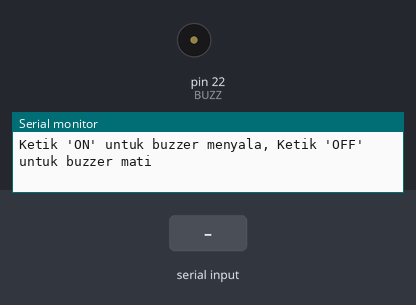
Simulated run of this sketch. Board: Arduino Mega 2560, built with avr-gcc and run on an emulated ATmega2560. On the bench: buzzer (waves = sounding, pin HIGH), the last lines printed to the serial monitor. The inputs (shaded band) are chosen by the test bench.

Above: at 1.2 s.
1.3 s: "ON\n" received over Serial
At 2.5 s:
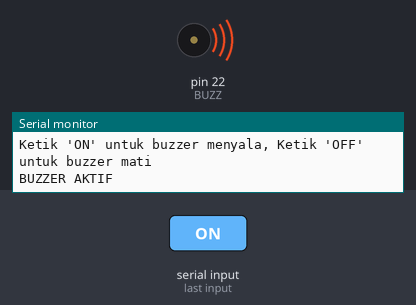
2.8 s: "OFF\n" received over Serial
At 3.9 s:
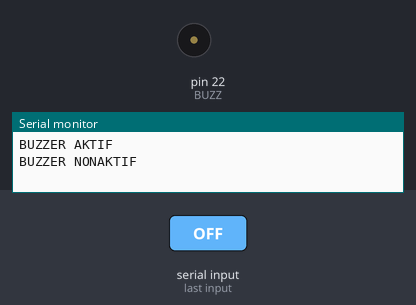
Timing chart, 0 to 5.8 s (numbered marks = the images above; inputs shaded):
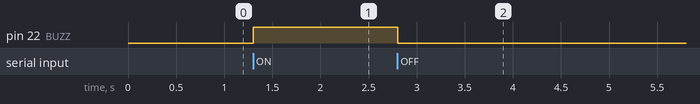

The sketch:

KontrolBuzzerViaSerialMonitor.ino
```cpp
const int BUZZ = 22;
String data = "";  // Ubah dari char menjadi String agar bisa baca "ON" atau "OFF"

void setup() {
  pinMode(BUZZ, OUTPUT);
  Serial.begin(9600); // Memulai komunikasi serial
  Serial.println("Ketik 'ON' untuk buzzer menyala, Ketik 'OFF' untuk buzzer mati");
}

void loop() {
  if (Serial.available() > 0) {
    data = Serial.readStringUntil('\n'); // Baca input sampai newline
    data.trim(); // Hapus spasi atau newline dari input

    if (data == "ON") {
      digitalWrite(BUZZ, HIGH);
      Serial.println("BUZZER AKTIF");
    } else if (data == "OFF") {
      digitalWrite(BUZZ, LOW);
      Serial.println("BUZZER NONAKTIF");
    } else {
      Serial.println("Perintah tidak dikenali. Ketik ON atau OFF.");
    }
  }
}
```

Measured:
- after the input at 1.3 s, pin 22 (BUZZ): LOW → HIGH at once
- after the input at 2.8 s, pin 22 (BUZZ): HIGH → LOW at once
